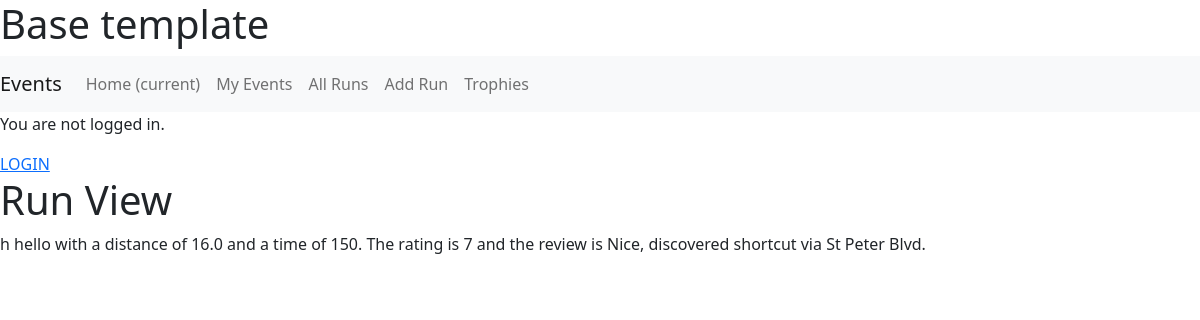
/runs_app/run_detail/3/, run on an earlier commit of the app's database.
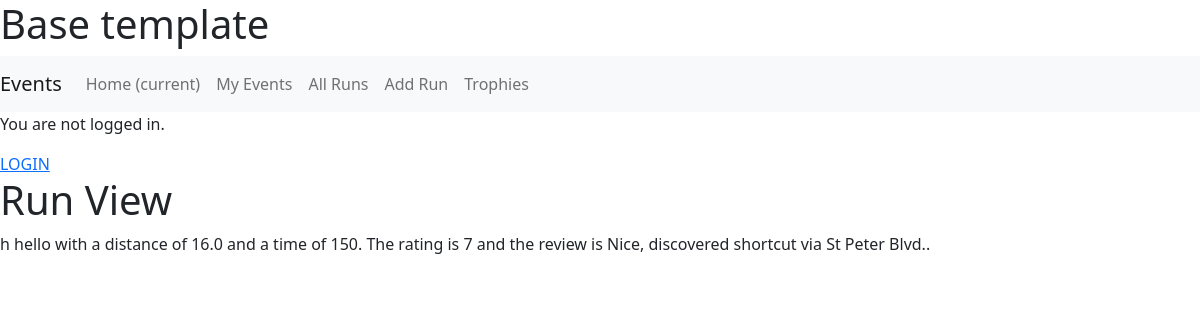
And on a later commit of the database.
### runs_app/models.py (models this page shows, shortened)
class Run(models.Model):
    course = models.CharField(max_length=80)
    distance = models.FloatField(validators=[MinValueValidator(0), MaxValueValidator(500)])
    duration = models.IntegerField(validators=[MinValueValidator(1)])
    rating = models.IntegerField(validators=[MinValueValidator(0), MaxValueValidator(10)])
    review = models.TextField()
    runner = models.ForeignKey(User, on_delete=models.CASCADE)
    def __str__(self):
        return f"{self.course} with a distance of {self.distance} and a time of {self.duration}. The rating is {self.rating} and the review is {self.review}."

### runs_app/views.py (the view)
# urls.py: path('run_detail/<int:pk>/', RunDetailView.as_view(), name='run_detail'),
class RunDetailView(DetailView):
    model = Run
    success_url = reverse_lazy('runs_app:list_runs')

### runs_app/templates/runs_app/run_detail.html
{% extends 'base.html' %}
{% block content %}
    <h1>Run View</h1>
    {{run}}
{% endblock content %}

What changed in the data, as far as the page shows it:
changed Run: course+distance+duration "h hello with a distance of 16.0 and a time of 150. The rating is 7 and the review is Nice, discovered shortcut via St Peter Blvd." → "h hello with a distance of 16.0 and a time of 150. The rating is 7 and the review is Nice, discovered shortcut via St Peter Blvd.."
